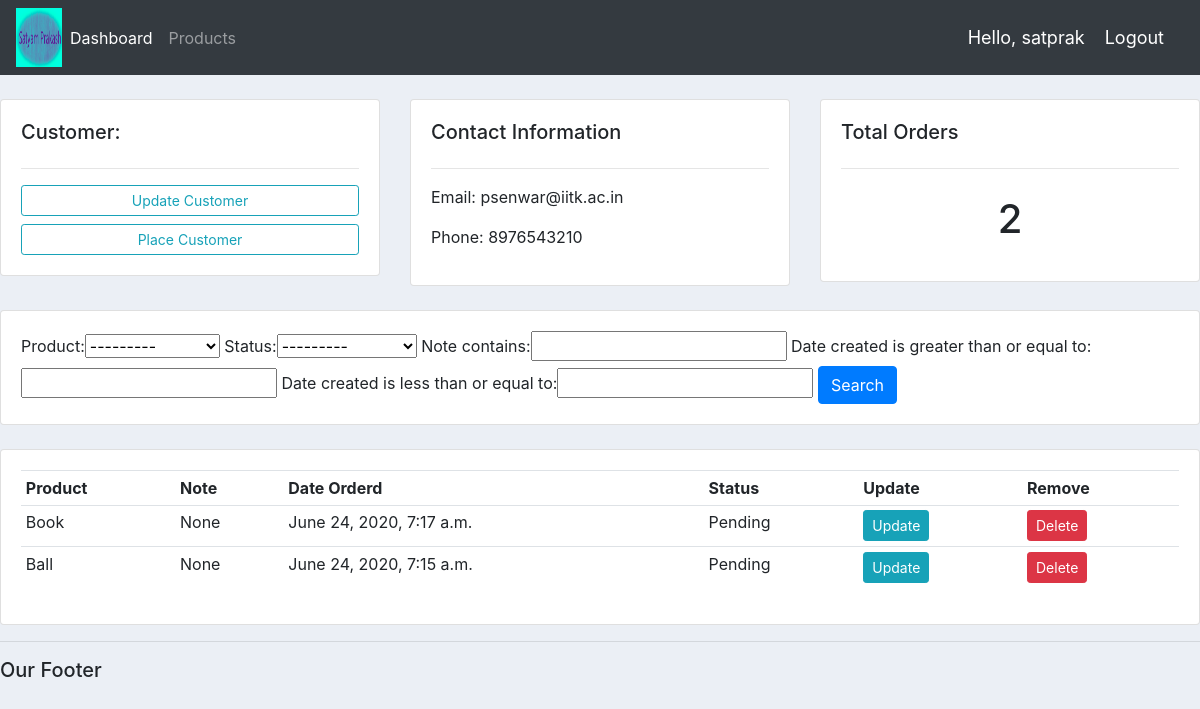
The page /customer/3/ (signed in) on the database its author committed.
### accounts/models.py (models this page shows, shortened)
class Customer(models.Model):
    name = models.CharField(max_length=200, null=True)
    phone = models.CharField(max_length=200, null=True)
    email = models.CharField(max_length=200, null=True)
    date_created = models.DateTimeField(auto_now_add=True, null=True)

class Order(models.Model):
    STATUS = (
        ('Pending', 'Pending'),
        ('Out for delivery', 'Out for delivery'),
        ('Delivered', 'Delivered'),
    )
    customer = models.ForeignKey(Customer, null=True, on_delete=models.SET_NULL)
    product = models.ForeignKey(Product, null=True, on_delete=models.SET_NULL)
    date_created = models.DateTimeField(auto_now_add=True, null=True)
    status = models.CharField(max_length=200, null=True, choices=STATUS)
    note = models.CharField(max_length=1000, null=True)

class Product(models.Model):
    CATEGORY = (
        ('Indoor', 'Indoor'),
        ('Outdoor', 'Outdoor'),
    )
    name = models.CharField(max_length=200, null=True)
    price = models.FloatField(null=True)
    category = models.CharField(max_length=200, null=True, choices=CATEGORY)
    description = models.CharField(max_length=200, null=True, blank=True)
    tags = models.ManyToManyField(Tag)
    date_created = models.DateTimeField(auto_now_add=True, null=True)
    def __str__(self):
        return self.name

### accounts/decoraters.py (the view)
        def wrapper_func(request, *args, **kwargs):
            group = None
            if request.user.groups.exists():
                group = request.user.groups.all()[0].name
            if group in allowed_roles:
                return view_func(request, *args, **kwargs)
            else:
                return HttpResponse('You are not authorized to view this page')

### accounts/decoraters.py (called while the page is built)
def allowed_users(allowed_roles=[]):
    def decorator(view_func):
        def wrapper_func(request, *args, **kwargs):
            group = None
            if request.user.groups.exists():
                group = request.user.groups.all()[0].name
            if group in allowed_roles:
                return view_func(request, *args, **kwargs)
            else:
                return HttpResponse('You are not authorized to view this page')
        return wrapper_func
    return decorator

### accounts/views.py (called while the page is built)
@login_required(login_url='login')
@allowed_users(allowed_roles=['admin'])
def customer(request, pk_test):
    customer = Customer.objects.get(id=pk_test)
    orders = customer.order_set.all()
    orders_count = orders.count()
    myFilter = OrderFilter(request.GET, queryset=orders)
    orders = myFilter.qs
    context = {'customer': customer, 'orders': orders, 'orders_count': orders_count, 'myFilter': myFilter}
    return render(request, 'accounts/customer.html', context)

### accounts/templates/accounts/customer.html
{%  extends 'accounts/main.html' %}
{% block content %}
	<br>
<div class="row">
	<div class="col-md">
		<div class="card card-body">
			<h5>Customer:</h5>
			<hr>
			<a class="btn btn-outline-info  btn-sm btn-block" href="% url 'update_order' order.id %}">Update Customer</a>
			<a class="btn btn-outline-info  btn-sm btn-block" href="{% url 'create_order' customer.id %}">Place Customer</a>
		</div>
	</div>
	<div class="col-md">
		<div class="card card-body">
			<h5>Contact Information</h5>
			<hr>
			<p>Email: {{customer.email}}</p>
			<p>Phone: {{customer.phone}}</p>
		</div>
	</div>
	<div class="col-md">
		<div class="card card-body">
			<h5>Total Orders</h5>
			<hr>
			<h1 style="text-align: center;padding: 10px">{{orders_count}}</h1>
		</div>
	</div>
</div>
<br>
<div class="row">
	<div class="col">
		<div class="card card-body">
			<form method="get">
				{{myFilter.form}}
		    <button class="btn btn-primary" type="submit">Search</button>
		  </form>
		</div>
	</div>
</div>
<br>
<div class="row">
	<div class="col-md">
		<div class="card card-body">
			<table class="table table-sm">
				<tr>
					<th>Product</th>
					<th>Note</th>
					<th>Date Orderd</th>
					<th>Status</th>
					<th>Update</th>
					<th>Remove</th>
				</tr>
				{% for order in orders %}
					<tr>
						<td>{{order.product}}</td>
						<td>{{order.note}}</td>
						<td>{{order.product.date_created}}</td>
						<td>{{order.status}}</td>
						<td><a class="btn btn-sm btn-info" href="{% url 'update_order' order.id %}">Update</a></td>
						<td><a class="btn btn-sm btn-danger" href="{% url 'delete_order' order.id %}">Delete</a></td>
					</tr>
				{% endfor %}
			</table>
		</div>
	</div>
</div>
{% endblock %}

### accounts/templates/accounts/navbar.html (shortened to what this page needs)
{% load static %}
<nav class="navbar navbar-expand-lg navbar-dark bg-dark">
  <img src="{% static 'images/logo.jpg' %}">
  <div class="collapse navbar-collapse" id="navbarNav">
    <ul class="navbar-nav">
      {% if request.user.is_staff %}
        <li class="nav-item active">
          <a class="nav-link" href="{% url 'home' %}">Dashboard</a>
        </li>
        <li class="nav-item">
          <a class="nav-link" href="{% url 'products' %}">Products</a>
        </li>
      {% endif %}
    </ul>
  </div>
  <span class="hello-msg">Hello, {{request.user}}</span>
  <span><a class="hello-msg" href="{% url 'logout' %}">Logout</a></span>
</nav>

### static/css/main.css (style rules this page uses)
img { vertical-align: middle; border-style: none; height: 59px; width: 46px; }
body { background-color: #ebeff5; }

### accounts/templates/accounts/navbar.html (style rules this page uses)
.hello-msg { font-size: 18px; color: #fff; margin-right: 20px; }

### rows shown on the page
Customer: email "psenwar@iitk.ac.in", phone "8976543210"
Order: product "Book", note "None", product.date_created "June 24, 2020, 7:17 a.m.", status "Pending"
Order: product "Ball", note "None", product.date_created "June 24, 2020, 7:15 a.m.", status "Pending"

### other values the page prints
{{ request.user }} "satprak"
{{ orders_count }} "2"
